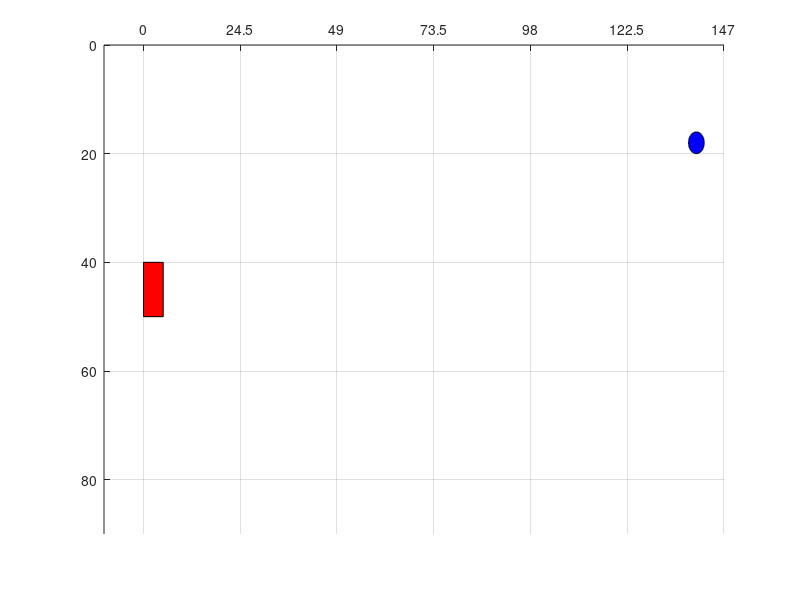

The MATLAB script that drew this image: (Note: this script raises an error after producing the figure.)
function pingpong % main func. set the parameters, screen and draw the basic. open qlearning func.
% osher azulay & lihi kalakuda 
close all;clc
%% update the state each 0.1 sec
global Vx Vy w Step score h D r Position RobotPosition V phi FieldState Velocity Vxstart Vystart X0 Y0 in_kick count kicks
D=0;
kicks=0;
count=0;
in_kick = 0;
Vxstart=2;Vystart=2*rand;
Vx=Vxstart;Vy=Vystart;
w=300 ;Step=1 ;score=0;D=1;
r=2;
V=sqrt(Vx^2+Vy^2);
Position=[30,30];
RobotPosition=[35,35];
phi=0;
FieldState=[0 0 0 0 0];
Velocity=0;
X0 = 140;
Y0 = randperm(90,1);
s=get(0,'screensize');
h.f=figure('menubar','figure','numbertitle','on','name','p pi pin ping pong meuman','position',[s(3)/2-300,s(4)/2-300,w,w]); %figure init
h.a=axes('xlim',[-10 147],'ylim',[0 90]); % set axes;
set(gca,'XAxisLocation','top','YAxisLocation','left','ydir','reverse');
grid on;
h.p=patch([0 5 5 0],[40 40 50 50],[1 0 0 ]);  % drawing padde
h.b=patch(X0+r*sin([0:.01:1]*2*pi),Y0+r*cos([0:.01:1]*2*pi),[0 0 1]); % drawing ball
patch([5 15],[15 5],[0 1 0]);% set field 
patch([5 15],[15 15],[0 1 0]);
patch([5 15],[15 25],[0 1 0]);
patch([5 15],[45 35],[0 1 0]);
patch([5 15],[45 45],[0 1 0]);
patch([5 15],[45 55],[0 1 0]);
patch([5 15],[75 65],[0 1 0]);
patch([5 15],[75 75],[0 1 0]);
patch([5 15],[75 85],[0 1 0]);
set(gca,'Xtick',0:24.5:147)
qlearning
%--------------------------------------------------------------------------
function DoAction(action) % this func get the next action the robot need to do and change the positions accordingly. open game func.  
global D in_kick h score
score=score-10;
if (action==4) % kick forward
    in_kick=1;
    for i=1:10
     if D 
         break
     end
     set(h.p,'xdata',get(h.p,'xdata')+1);
    Game()
    end
    for i=1:10
      if D 
         break
     end
     set(h.p,'xdata',get(h.p,'xdata')-1);
     Game()
    end
    in_kick=0;
end
if (action==6) % kick down
    in_kick=1;
    for i=1:10
     if D 
         break
     end
        set(h.p,'xdata',get(h.p,'xdata')+1);
        set(h.p,'ydata',get(h.p,'ydata')+1);
        Game()
    end
    for i=1:10
      if D 
         break
     end
     set(h.p,'xdata',get(h.p,'xdata')-1);
     set(h.p,'ydata',get(h.p,'ydata')-1);
     Game()
    end 
    in_kick=0;
end
if (action==5) % kick up
    in_kick=1;
    for i=1:10
      if D 
         break
     end
     set(h.p,'xdata',get(h.p,'xdata')+1);
     set(h.p,'ydata',get(h.p,'ydata')-1);
     Game()
    end
    for i=1:10
      if D 
         break
     end
     set(h.p,'xdata',get(h.p,'xdata')-1);
     set(h.p,'ydata',get(h.p,'ydata')+1);
     Game()
    end 
    in_kick=0;
end
if (action==2) % move paddle down
    if(get(h.p,'ydata') < 60 )
        for i=1:10
          if D 
             break
         end
        if ~in_kick
           set(h.p,'ydata',get(h.p,'ydata')+3);
           Game();
        end
        end
    end
end
if (action==1) % move paddle up
    if(get(h.p,'ydata') >30)
        for i=1:10
         if D 
            break
         end
        if ~in_kick
           set(h.p,'ydata',get(h.p,'ydata')-3);       
           Game()
        end
        end
    end
end
if (action==3) % do nothing
        if ~in_kick
           set(h.p,'ydata',get(h.p,'ydata'));
           Game();
        end
        score=score+10;
end
%-------------------------------------------------------------------------- 
function getVelocity()% normelize the velocity and the angle of the ball
    global Vx Vy V phi Velocity
    Vtemp=sqrt(Vx^2+Vy^2);
    teta=atan2(Vy,Vx)*180/pi;
    if (teta >0 && teta <=45)
         phi=0;
    elseif (teta >45 && teta <=90)
        phi=1;
    elseif (teta >90 && teta <=135)
        phi=2; 
    elseif (teta >135 && teta <=180)
        phi=3 ;       
    elseif (teta <0 && teta >=-45)
        phi=7;
    elseif (teta <-45 && teta >=-90)
        phi=6;
    elseif (teta <-90 && teta >=-135)
        phi=5;
    else 
        phi=4 ;
    end
    if (Vtemp >0 && Vtemp <=2)
       V=0;
    elseif (Vtemp >2 && Vtemp <=4)
        V=1;
    elseif (Vtemp >4 && Vtemp <=6)
        V=2;
     else 
        V=3; 
     end
    Velocity=[V,phi];
%-------------------------------------------------------------------------- 
function getRobotPos()% calc the position of the robot
    global RobotPosition h
    Rx=unique(get(h.p,'xdata'));Rx=Rx([1,end]); % Rx - Paddle x pos
    Ry=unique(get(h.p,'ydata'));Ry=Ry([1,end]); % Ry - Paddle y pos
    f=floor(sum(Ry)/2);
    switch f
        case 15
            RobotPosition=0;
        case 45
            RobotPosition=1;
        otherwise
            RobotPosition=2;
    end       
%-------------------------------------------------------------------------- 
function getBallPos()% calc the position of the ball
    global Position h
    Bx=unique(get(h.b,'xdata'));Bx=Bx([1,end]); % Bx - ball x pos
    By=unique(get(h.b,'ydata'));By=By([1,end]); % By - ball y pos%  Step is equivelent for the power
    Position=floor([((6/147)*(sum(Bx)/2)),((9/90)*(sum(By)/2))]);
    if Position(2) <= 0
        Position(2)=0;
    end
    if Position(2) >= 9
        Position(2)=8;
    end
%--------------------------------------------------------------------------
function Restart() % restart the game to start new episode.
    global h Vx Vy Vxstart Vystart r X0 Y0 D count kicks
    Vxstart=2;Vystart=2*rand;
    Vx=Vxstart;
    Vy=Vystart;
    Y0 = randperm(90,1) ; 
    if ~D
    count=count+1;
    end
    set(h.b,'xdata',X0+r*sin([0:.01:1]*2*pi)); % update Vx of ball
    set(h.b,'ydata',Y0+r*cos([0:.01:1]*2*pi)); % update vY OF THE BALL
    set(h.p,'ydata',[40 40 50 50]); % update Paddle direction
    set(h.p,'xdata',[0 5 5 0]);
    D=1;
    kicks=0;
%--------------------------------------------------------------------------
function Game(varargin) % calc the rewards and the screen limits and update the screen. 
    %If the robot fail, start the func restart.
global Vx Vy Step score h D r Position FieldState RobotPosition Velocity kicks
D=0;
Bx=unique(get(h.b,'xdata'));Bx=Bx([1,end]); % Bx - ball x pos
By=unique(get(h.b,'ydata'));By=By([1,end]); % By - ball y pos
Rx=unique(get(h.p,'xdata'));Rx=Rx([1,end]); % Rx - Paddle x pos
Ry=unique(get(h.p,'ydata'));Ry=Ry([1,end]); % Ry - Paddle y pos

if By(1)<=r  % if hit the lower side , go up
    Vy=abs(Vy);
elseif By(2)>=90-r % if hit the upper side , go down
    Vy=-abs(Vy);
end
if Bx(1)<= 0 % if hit the left wall
    Vx=abs(Vx);
elseif Bx(2)>=147-r % if hit the left wall
    Vx=-abs(Vx);
end

if (Bx(1)-Rx(2)<=1 && By(2)>=Ry(1) && By(1)<=Ry(2) && By(1)+r >Ry(1) && By(2)- r <Ry(2)) % Case hit!
    Vx=abs(Vx);
    Vy=Vy+Step;
    score=score+300;
    kicks=kicks+1;
end

if (Bx(2) <= Rx(2) || Bx(1)<5) % Case fail
    score=score-1000;
    Restart()
end

set(h.b,'xdata',get(h.b,'xdata')+Vx); % update Vx of ball
set(h.b,'ydata',get(h.b,'ydata')+Vy); % update VY OF THE BALL
set(h.p,'ydata',get(h.p,'ydata')); % update Paddle direction
    getBallPos()
    getRobotPos()
    getVelocity()
    FieldState=[Position,Velocity,RobotPosition];  
 %drawnow;
%--------------------------------------------------------------------------
 function qlearning % this func get the field status, the ball position, robot position, 
     %ball velocity, open func DoAction and updating Q matrix and file.
global h FieldState Position Velocity RobotPosition score count kicks
Bx=unique(get(h.b,'xdata'));Bx=Bx([1,end]); % Bx - ball x pos
By=unique(get(h.b,'ydata'));By=By([1,end]); % By - ball y pos
Rx=unique(get(h.p,'xdata'));Rx=Rx([1,end]); % Rx - Paddle x pos
Ry=unique(get(h.p,'ydata'));Ry=Ry([1,end]); % Ry - Paddle y pos
% learning parameters
gamma = 0.9;    % discount factor  
alpha = 0.2;    % learning rate    
epsilon =0.92;  % exploration probability (1-epsilon = exploit / epsilon = explore)
% states
all_state = fliplr(combvec(0:2,0:7,0:3,0:8,0:5)');
getBallPos()
getRobotPos()
getVelocity()
FieldState=[Position,Velocity,RobotPosition];
% actions
action = [1,2,3,4,5,6]; %set action array
actionName={'Move Up','Move Down', 'None', 'Kick Up', 'Kick Center', 'Kick Down'};
DoAction(action(3));
% initial Q matrix
% State [ 0:5 , 0:8 , 0:3 , 0:7 , 0:2]
if exist('P100.csv', 'file')~=0
    Q = csvread('P100.csv') ; 
else
    Q = zeros(length(all_state),length(action));
end
K = 100000;        % maximum number of frames 
current_state_inx =(find(ismember(all_state,FieldState,'rows')));  % the initial state to begin from
%% the main loop of the algorithm
for k = 1:K 
    getBallPos()
    getRobotPos()
    getVelocity()
    FieldState=[Position,Velocity,RobotPosition];
    St=FieldState;  % Get the current state 
    current_state_inx =(find(ismember(all_state,St,'rows')));  % id of the current state    
    r=rand; % get 1 uniform random number
    x=sum(r>=cumsum([0, 1-epsilon, epsilon])); % check it to be in which probability area  
    if RobotPosition==0
        %%  availible action = [2,3,4,5,6];
        % choose either explore or exploit
        if x == 1   % exploit
        [~,umax]=max(Q(current_state_inx,2:6));
        current_action = action(umax+1);
        else                                                               % explore NEED TO ADD THAT IN THE BOT/TOP NOT POSSIBLE TO MOVE DOWN/UP
        current_action=datasample(action(2:6),1);                          % choose 1 action randomly (uniform random distribution)
        end    
   elseif RobotPosition==2
       %%  availible action = [1,3,4,5,6];
        if x == 1   % exploit
        [~,umax]=max(Q(current_state_inx,[1 3:6]));
        if umax~=1
            umax=umax+1
        end
        current_action = action(umax);
        else                                                              % explore NEED TO ADD THAT IN THE BOT/TOP NOT POSSIBLE TO MOVE DOWN/UP
        current_action=datasample(action([1 3:6]),1);                            % choose 1 action randomly (uniform random distribution)
        end
    else
    % case in the middle , everything is possible
    % choose either explore or exploit
       if x == 1   % exploit
        [~,umax]=max(Q(current_state_inx,:));
        current_action = action(umax);
        else                                                              % explore NEED TO ADD THAT IN THE BOT/TOP NOT POSSIBLE TO MOVE DOWN/UP
        current_action=datasample(action,1);                              % choose 1 action randomly (uniform random distribution)
        end
    end
  
  
    DoAction(current_action)                                          % doing action && update FieldState to St+1

    action_idx= find(action==current_action);                         % id of the chosen action 
                    % UPDATE State to State_time_plus_1
    next_state_idx=(find(ismember(all_state,FieldState,'rows')));      % id of the next state                                                 
    % print the results in each iteration
    KICK(k)=kicks;
    kicks=0;
    disp(['Episode: ' num2str(count)  '   k index: '   num2str(k)  ]);
    disp(['current state : ' num2str(St) '    next state : ' num2str(FieldState) '      action index : ' num2str(action(action_idx))' '  taken action : ' actionName{action_idx}]);
    disp(['reward : ' num2str(score)]);
    
    % update the Q matrix using the Q-learning rule
    Q(current_state_inx,action_idx) = Q(current_state_inx,action_idx) + alpha * (score + gamma* max(Q(next_state_idx,:)) - Q(current_state_inx,action_idx));
    score=0;
    action = [1,2,3,4,5,6]; 
    disp(['Q(current_State) : ' num2str(Q(current_state_inx,:))]);  % display Q in each level
    disp('------------------------------------------------------------------------------------');
end
% display the final Q matrix
filename = 'P100.csv';
csvwrite(filename,Q);
disp(sum(KICK));





